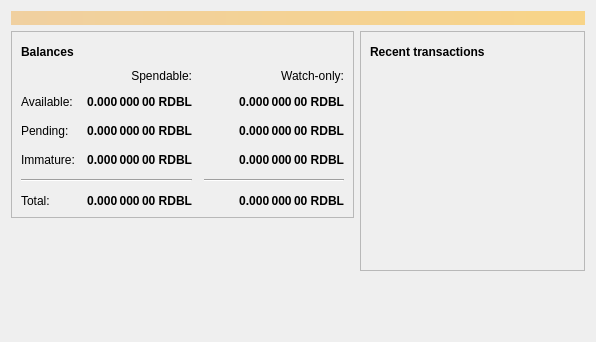
<?xml version="1.0" encoding="UTF-8"?>
<ui version="4.0">
 <class>OverviewPage</class>
 <widget class="QWidget" name="OverviewPage">
  <property name="geometry">
   <rect>
    <x>0</x>
    <y>0</y>
    <width>596</width>
    <height>342</height>
   </rect>
  </property>
  <property name="windowTitle">
   <string>Form</string>
  </property>
  <layout class="QVBoxLayout" name="topLayout">
   <item>
    <widget class="QLabel" name="labelAlerts">
     <property name="visible">
      <bool>false</bool>
     </property>
     <property name="styleSheet">
      <string notr="true">QLabel { background-color: qlineargradient(x1: 0, y1: 0, x2: 1, y2: 0, stop:0 #F0D0A0, stop:1 #F8D488); color:#000000; }</string>
     </property>
     <property name="wordWrap">
      <bool>true</bool>
     </property>
     <property name="margin">
      <number>3</number>
     </property>
     <property name="textInteractionFlags">
      <set>Qt::TextSelectableByMouse</set>
     </property>
    </widget>
   </item>
   <item>
    <layout class="QHBoxLayout" name="horizontalLayout" stretch="1,1">
     <item>
      <layout class="QVBoxLayout" name="verticalLayout_2">
       <item>
        <widget class="QFrame" name="frame">
         <property name="frameShape">
          <enum>QFrame::StyledPanel</enum>
         </property>
         <property name="frameShadow">
          <enum>QFrame::Raised</enum>
         </property>
         <layout class="QVBoxLayout" name="verticalLayout_4">
          <item>
           <layout class="QHBoxLayout" name="horizontalLayout_4">
            <item>
             <widget class="QLabel" name="label_5">
              <property name="font">
               <font>
                <weight>75</weight>
                <bold>true</bold>
               </font>
              </property>
              <property name="text">
               <string>Balances</string>
              </property>
             </widget>
            </item>
            <item>
             <widget class="QPushButton" name="labelWalletStatus">
              <property name="enabled">
               <bool>true</bool>
              </property>
              <property name="maximumSize">
               <size>
                <width>30</width>
                <height>16777215</height>
               </size>
              </property>
              <property name="toolTip">
               <string>The displayed information may be out of date. Your wallet automatically synchronizes with the Redebalocoin network after a connection is established, but this process has not completed yet.</string>
              </property>
              <property name="text">
               <string/>
              </property>
              <property name="icon">
               <iconset resource="../bitcoin.qrc">
                <normaloff>:/icons/warning</normaloff>
                <disabledoff>:/icons/warning</disabledoff>:/icons/warning</iconset>
              </property>
              <property name="iconSize">
               <size>
                <width>24</width>
                <height>24</height>
               </size>
              </property>
              <property name="flat">
               <bool>true</bool>
              </property>
             </widget>
            </item>
            <item>
             <spacer name="horizontalSpacer_3">
              <property name="orientation">
               <enum>Qt::Horizontal</enum>
              </property>
              <property name="sizeHint" stdset="0">
               <size>
                <width>40</width>
                <height>20</height>
               </size>
              </property>
             </spacer>
            </item>
           </layout>
          </item>
          <item>
           <layout class="QGridLayout" name="gridLayout">
            <property name="spacing">
             <number>12</number>
            </property>
            <item row="2" column="2">
             <widget class="QLabel" name="labelWatchPending">
              <property name="font">
               <font>
                <weight>75</weight>
                <bold>true</bold>
               </font>
              </property>
              <property name="cursor">
               <cursorShape>IBeamCursor</cursorShape>
              </property>
              <property name="toolTip">
               <string>Unconfirmed transactions to watch-only addresses</string>
              </property>
              <property name="text">
               <string notr="true">0.000 000 00 RDBL</string>
              </property>
              <property name="alignment">
               <set>Qt::AlignRight|Qt::AlignTrailing|Qt::AlignVCenter</set>
              </property>
              <property name="textInteractionFlags">
               <set>Qt::LinksAccessibleByMouse|Qt::TextSelectableByKeyboard|Qt::TextSelectableByMouse</set>
              </property>
             </widget>
            </item>
            <item row="2" column="1">
             <widget class="QLabel" name="labelUnconfirmed">
              <property name="font">
               <font>
                <weight>75</weight>
                <bold>true</bold>
               </font>
              </property>
              <property name="cursor">
               <cursorShape>IBeamCursor</cursorShape>
              </property>
              <property name="toolTip">
               <string>Total of transactions that have yet to be confirmed, and do not yet count toward the spendable balance</string>
              </property>
              <property name="text">
               <string notr="true">0.000 000 00 RDBL</string>
              </property>
              <property name="alignment">
               <set>Qt::AlignRight|Qt::AlignTrailing|Qt::AlignVCenter</set>
              </property>
              <property name="textInteractionFlags">
               <set>Qt::LinksAccessibleByMouse|Qt::TextSelectableByKeyboard|Qt::TextSelectableByMouse</set>
              </property>
             </widget>
            </item>
            <item row="3" column="2">
             <widget class="QLabel" name="labelWatchImmature">
              <property name="font">
               <font>
                <weight>75</weight>
                <bold>true</bold>
               </font>
              </property>
              <property name="cursor">
               <cursorShape>IBeamCursor</cursorShape>
              </property>
              <property name="toolTip">
               <string>Mined balance in watch-only addresses that has not yet matured</string>
              </property>
              <property name="text">
               <string notr="true">0.000 000 00 RDBL</string>
              </property>
              <property name="alignment">
               <set>Qt::AlignRight|Qt::AlignTrailing|Qt::AlignVCenter</set>
              </property>
              <property name="textInteractionFlags">
               <set>Qt::LinksAccessibleByMouse|Qt::TextSelectableByKeyboard|Qt::TextSelectableByMouse</set>
              </property>
             </widget>
            </item>
            <item row="4" column="0" colspan="2">
             <widget class="Line" name="line">
              <property name="orientation">
               <enum>Qt::Horizontal</enum>
              </property>
             </widget>
            </item>
            <item row="4" column="2">
             <widget class="Line" name="lineWatchBalance">
              <property name="sizePolicy">
               <sizepolicy hsizetype="Preferred" vsizetype="Fixed">
                <horstretch>0</horstretch>
                <verstretch>0</verstretch>
               </sizepolicy>
              </property>
              <property name="minimumSize">
               <size>
                <width>140</width>
                <height>0</height>
               </size>
              </property>
              <property name="orientation">
               <enum>Qt::Horizontal</enum>
              </property>
             </widget>
            </item>
            <item row="5" column="0">
             <widget class="QLabel" name="labelTotalText">
              <property name="text">
               <string>Total:</string>
              </property>
             </widget>
            </item>
            <item row="3" column="1">
             <widget class="QLabel" name="labelImmature">
              <property name="font">
               <font>
                <weight>75</weight>
                <bold>true</bold>
               </font>
              </property>
              <property name="cursor">
               <cursorShape>IBeamCursor</cursorShape>
              </property>
              <property name="toolTip">
               <string>Mined balance that has not yet matured</string>
              </property>
              <property name="text">
               <string notr="true">0.000 000 00 RDBL</string>
              </property>
              <property name="alignment">
               <set>Qt::AlignRight|Qt::AlignTrailing|Qt::AlignVCenter</set>
              </property>
              <property name="textInteractionFlags">
               <set>Qt::LinksAccessibleByMouse|Qt::TextSelectableByKeyboard|Qt::TextSelectableByMouse</set>
              </property>
             </widget>
            </item>
            <item row="2" column="3">
             <spacer name="horizontalSpacer_2">
              <property name="orientation">
               <enum>Qt::Horizontal</enum>
              </property>
              <property name="sizeHint" stdset="0">
               <size>
                <width>40</width>
                <height>20</height>
               </size>
              </property>
             </spacer>
            </item>
            <item row="3" column="0">
             <widget class="QLabel" name="labelImmatureText">
              <property name="text">
               <string>Immature:</string>
              </property>
             </widget>
            </item>
            <item row="5" column="1">
             <widget class="QLabel" name="labelTotal">
              <property name="font">
               <font>
                <weight>75</weight>
                <bold>true</bold>
               </font>
              </property>
              <property name="cursor">
               <cursorShape>IBeamCursor</cursorShape>
              </property>
              <property name="toolTip">
               <string>Your current total balance</string>
              </property>
              <property name="text">
               <string notr="true">0.000 000 00 RDBL</string>
              </property>
              <property name="alignment">
               <set>Qt::AlignRight|Qt::AlignTrailing|Qt::AlignVCenter</set>
              </property>
              <property name="textInteractionFlags">
               <set>Qt::LinksAccessibleByMouse|Qt::TextSelectableByKeyboard|Qt::TextSelectableByMouse</set>
              </property>
             </widget>
            </item>
            <item row="5" column="2">
             <widget class="QLabel" name="labelWatchTotal">
              <property name="font">
               <font>
                <weight>75</weight>
                <bold>true</bold>
               </font>
              </property>
              <property name="cursor">
               <cursorShape>IBeamCursor</cursorShape>
              </property>
              <property name="toolTip">
               <string>Current total balance in watch-only addresses</string>
              </property>
              <property name="text">
               <string notr="true">0.000 000 00 RDBL</string>
              </property>
              <property name="alignment">
               <set>Qt::AlignRight|Qt::AlignTrailing|Qt::AlignVCenter</set>
              </property>
              <property name="textInteractionFlags">
               <set>Qt::LinksAccessibleByMouse|Qt::TextSelectableByKeyboard|Qt::TextSelectableByMouse</set>
              </property>
             </widget>
            </item>
            <item row="0" column="2">
             <widget class="QLabel" name="labelWatchonly">
              <property name="text">
               <string>Watch-only:</string>
              </property>
              <property name="alignment">
               <set>Qt::AlignRight|Qt::AlignTrailing|Qt::AlignVCenter</set>
              </property>
             </widget>
            </item>
            <item row="1" column="0">
             <widget class="QLabel" name="labelBalanceText">
              <property name="text">
               <string>Available:</string>
              </property>
             </widget>
            </item>
            <item row="1" column="1">
             <widget class="QLabel" name="labelBalance">
              <property name="font">
               <font>
                <weight>75</weight>
                <bold>true</bold>
               </font>
              </property>
              <property name="cursor">
               <cursorShape>IBeamCursor</cursorShape>
              </property>
              <property name="toolTip">
               <string>Your current spendable balance</string>
              </property>
              <property name="text">
               <string notr="true">0.000 000 00 RDBL</string>
              </property>
              <property name="alignment">
               <set>Qt::AlignRight|Qt::AlignTrailing|Qt::AlignVCenter</set>
              </property>
              <property name="textInteractionFlags">
               <set>Qt::LinksAccessibleByMouse|Qt::TextSelectableByKeyboard|Qt::TextSelectableByMouse</set>
              </property>
             </widget>
            </item>
            <item row="1" column="2">
             <widget class="QLabel" name="labelWatchAvailable">
              <property name="font">
               <font>
                <weight>75</weight>
                <bold>true</bold>
               </font>
              </property>
              <property name="cursor">
               <cursorShape>IBeamCursor</cursorShape>
              </property>
              <property name="toolTip">
               <string>Your current balance in watch-only addresses</string>
              </property>
              <property name="text">
               <string notr="true">0.000 000 00 RDBL</string>
              </property>
              <property name="alignment">
               <set>Qt::AlignRight|Qt::AlignTrailing|Qt::AlignVCenter</set>
              </property>
              <property name="textInteractionFlags">
               <set>Qt::LinksAccessibleByMouse|Qt::TextSelectableByKeyboard|Qt::TextSelectableByMouse</set>
              </property>
             </widget>
            </item>
            <item row="2" column="0">
             <widget class="QLabel" name="labelPendingText">
              <property name="text">
               <string>Pending:</string>
              </property>
             </widget>
            </item>
            <item row="0" column="1">
             <widget class="QLabel" name="labelSpendable">
              <property name="text">
               <string>Spendable:</string>
              </property>
              <property name="alignment">
               <set>Qt::AlignRight|Qt::AlignTrailing|Qt::AlignVCenter</set>
              </property>
             </widget>
            </item>
           </layout>
          </item>
         </layout>
        </widget>
       </item>
       <item>
        <spacer name="verticalSpacer">
         <property name="orientation">
          <enum>Qt::Vertical</enum>
         </property>
         <property name="sizeHint" stdset="0">
          <size>
           <width>20</width>
           <height>40</height>
          </size>
         </property>
        </spacer>
       </item>
      </layout>
     </item>
     <item>
      <layout class="QVBoxLayout" name="verticalLayout_3">
       <item>
        <widget class="QFrame" name="frame_2">
         <property name="frameShape">
          <enum>QFrame::StyledPanel</enum>
         </property>
         <property name="frameShadow">
          <enum>QFrame::Raised</enum>
         </property>
         <layout class="QVBoxLayout" name="verticalLayout">
          <item>
           <layout class="QHBoxLayout" name="horizontalLayout_2">
            <item>
             <widget class="QLabel" name="label_4">
              <property name="font">
               <font>
                <weight>75</weight>
                <bold>true</bold>
               </font>
              </property>
              <property name="text">
               <string>Recent transactions</string>
              </property>
             </widget>
            </item>
            <item>
             <widget class="QPushButton" name="labelTransactionsStatus">
              <property name="enabled">
               <bool>true</bool>
              </property>
              <property name="maximumSize">
               <size>
                <width>30</width>
                <height>16777215</height>
               </size>
              </property>
              <property name="toolTip">
               <string>The displayed information may be out of date. Your wallet automatically synchronizes with the Redebalocoin network after a connection is established, but this process has not completed yet.</string>
              </property>
              <property name="text">
               <string/>
              </property>
              <property name="icon">
               <iconset resource="../bitcoin.qrc">
                <normaloff>:/icons/warning</normaloff>
                <disabledoff>:/icons/warning</disabledoff>:/icons/warning</iconset>
              </property>
              <property name="iconSize">
               <size>
                <width>24</width>
                <height>24</height>
               </size>
              </property>
              <property name="flat">
               <bool>true</bool>
              </property>
             </widget>
            </item>
            <item>
             <spacer name="horizontalSpacer">
              <property name="orientation">
               <enum>Qt::Horizontal</enum>
              </property>
              <property name="sizeHint" stdset="0">
               <size>
                <width>40</width>
                <height>20</height>
               </size>
              </property>
             </spacer>
            </item>
           </layout>
          </item>
          <item>
           <widget class="QListView" name="listTransactions">
            <property name="styleSheet">
             <string notr="true">QListView { background: transparent; }</string>
            </property>
            <property name="frameShape">
             <enum>QFrame::NoFrame</enum>
            </property>
            <property name="verticalScrollBarPolicy">
             <enum>Qt::ScrollBarAlwaysOff</enum>
            </property>
            <property name="horizontalScrollBarPolicy">
             <enum>Qt::ScrollBarAlwaysOff</enum>
            </property>
            <property name="selectionMode">
             <enum>QAbstractItemView::NoSelection</enum>
            </property>
           </widget>
          </item>
         </layout>
        </widget>
       </item>
       <item>
        <spacer name="verticalSpacer_2">
         <property name="orientation">
          <enum>Qt::Vertical</enum>
         </property>
         <property name="sizeHint" stdset="0">
          <size>
           <width>20</width>
           <height>40</height>
          </size>
         </property>
        </spacer>
       </item>
      </layout>
     </item>
    </layout>
   </item>
  </layout>
 </widget>
 <resources/>
 <connections/>
</ui>
